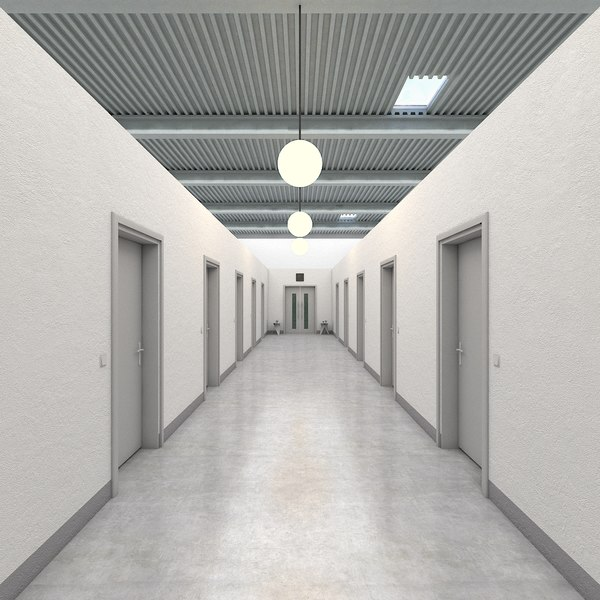
#> input picture content/origin_pic/pic1.jpg, 600 x 600 px; its folder holds 5 pictures in this run
$ python vp_function.py   (older library calls are emulated)
#> lines starting #> are read from the running program, lines starting #| are printed output that depends on the picture
import os
import cv2
import math
import numpy as np
from matplotlib import pyplot as plt
from PIL import Image, ImageDraw, ImageFont, ImageEnhance
# %matplotlib inline

REJECT_DEGREE_TH = 4.0

def FilterLines(Lines):
    FinalLines = []

    for Line in Lines:
        [[x1, y1, x2, y2]] = Line

        # Calculating equation of the line: y = mx + c
        if x1 != x2:
            m = (y2 - y1) / (x2 - x1)
        else:
            m = 100000000
        c = y2 - m*x2
        # theta will contain values between -90 -> +90.
        theta = math.degrees(math.atan(m))

        # Rejecting lines of slope near to 0 degree or 90 degree and storing others
        if REJECT_DEGREE_TH <= abs(theta) <= (90 - REJECT_DEGREE_TH):
            l = math.sqrt( (y2 - y1)**2 + (x2 - x1)**2 )    # length of the line
            FinalLines.append([x1, y1, x2, y2, m, c, l])

    if len(FinalLines) > 15:
        FinalLines = sorted(FinalLines, key=lambda x: x[-1], reverse=True)
        FinalLines = FinalLines[:15]

    return FinalLines

def GetLines(Image):
    GrayImage = cv2.cvtColor(Image, cv2.COLOR_BGR2GRAY)
    BlurGrayImage = cv2.GaussianBlur(GrayImage, (5, 5), 1)
    EdgeImage = cv2.Canny(BlurGrayImage, 40, 255)

    Lines = cv2.HoughLinesP(EdgeImage, 1, np.pi/180, 50, 10, 15)
    if Lines is None: exit(0)

    # Filtering Lines wrt angle
    FilteredLines = FilterLines(Lines)

    return FilteredLines

def GetVanishingPoint(Lines):
    VanishingPoint = None
    MinError = 100000000000
    for i in range(len(Lines)):
        for j in range(i+1, len(Lines)):
            m1, c1 = Lines[i][4], Lines[i][5]
            m2, c2 = Lines[j][4], Lines[j][5]
            if m1 != m2:
                x0 = (c1 - c2) / (m2 - m1)
                y0 = m1 * x0 + c1
                err = 0
                for k in range(len(Lines)):
                    m, c = Lines[k][4], Lines[k][5]
                    m_ = (-1 / m)
                    c_ = y0 - m_ * x0
                    x_ = (c - c_) / (m_ - m)
                    y_ = m_ * x_ + c_
                    l = math.sqrt((y_ - y0)**2 + (x_ - x0)**2)
                    err += l**2
                err = math.sqrt(err)

                if MinError > err:
                    MinError = err
                    VanishingPoint = [x0, y0]

    return VanishingPoint

def render_text(text):
    ttf = 'content/Arial.ttf'
    W, H = (450, 150)
    font = ImageFont.truetype(ttf, 100)

    wm = Image.new('RGBA',(W,H),(0,0,0,0))
    im = Image.new('RGBA',(W,H),(0,0,0,0))

    draw = ImageDraw.Draw(wm)
    w,h = draw.textsize(text, font)
    draw.text((0,0),text,(255,255,255),font)

    en = ImageEnhance.Brightness(wm)
    #en.putalpha(mask)
    mask = en.enhance(0.1)
    im.paste(wm,(25,25),mask)
    im.save('content/text.png')

    perspec_arr = [[33,44], [w+18,44], [33,h+25], [w+18,h+25]]
    return perspec_arr

def render_lines(origin_pic):
    GrayImage = cv2.cvtColor(origin_pic, cv2.COLOR_BGR2GRAY)
    BlurGrayImage = cv2.GaussianBlur(GrayImage, (5, 5), 1)
    EdgeImage = cv2.Canny(BlurGrayImage, 40, 255)
    Lines = cv2.HoughLinesP(EdgeImage, 1, np.pi/180, 50, 20, 15)
    return Lines

def render_vp(origin_pic):
    getlines = GetLines(origin_pic)
    VanishingPoint = GetVanishingPoint(getlines)
    v1 = int(VanishingPoint[0])
    v2 = int(VanishingPoint[1])
    return [v1,v2]

# [45 lines left out: functions img_process, create_video, not called in this run]

index_arr = [
              [[169, 17], [153, 54]],
              [[84, 10], [111, 102]],
              [[49,85], [31,59]],
              [[62, 16], [24, 39]],
              [[41, 83], [37, 5]],
              [[13, 31], [3, 44]],
              [[18,41], [27,27]],
              [[1, 1], [6, 6]],
              [[46, 46], [48, 48]],
              [[13,13], [-1,-1]]
             ]

def VP(img_index, enter_text):
#> called with img_index = '1', enter_text = ''
    img_index = int(img_index)
    origin_pic = cv2.imread('content/origin_pic/pic' + str(img_index) + '.jpg')
#> origin_pic is the input picture: shape (600, 600, 3); mean B, G, R 173.3, 176.4, 177.6

    perspec_arr = render_text(enter_text)
#> in render_text, `wm = Image.new('RGBA',(W,H),(0,0,0,0))`: wm: PIL image 450x150 RGBA; every value is 0
#> in render_text, `w,h = draw.textsize(text, font)`: w = 0
#> in render_text, `perspec_arr = [[33,44], [w+18,44], [33,h+25], [w+18,h+25]]`: perspec_arr = [[33, 44], [18, 44], [33, 25], [18, 25]]
#> perspec_arr = [[33, 44], [18, 44], [33, 25], [18, 25]]
    Lines = render_lines(origin_pic)
#> in render_lines, `EdgeImage = cv2.Canny(BlurGrayImage, 40, 255)`:
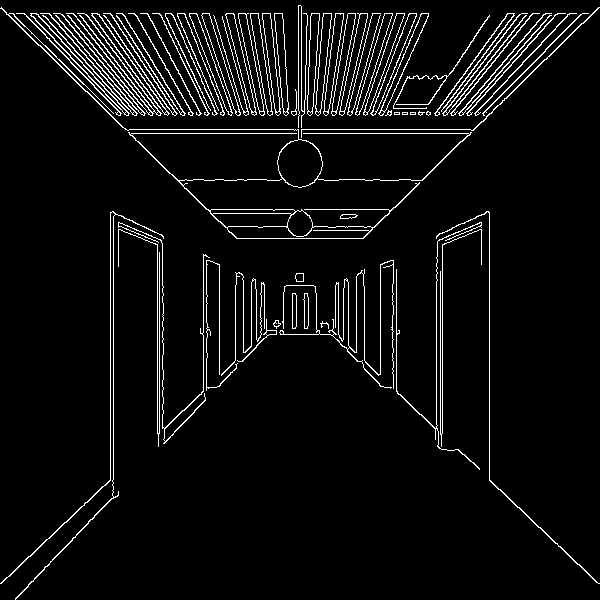
#> EdgeImage: shape (600, 600); 5.4% white in thin lines or dots
#> in render_lines, `Lines = cv2.HoughLinesP(EdgeImage, 1, np.pi/180, 50, 20, 15)`: Lines = 157 rows, first 6: [42, 48, 125, 129], [489, 480, 489, 212], [303, 133, 468, 133], [363, 238, 385, 215], [493, 110, 579, 26], [129, 129, 293, 129]
    v1 = render_vp(origin_pic)[0]
#> the loop in FilterLines, `for Line in Lines:` made 157 passes
#> (x1, y1, x2, y2, m, c, theta, l) on passes 1, 4, 5, 10, 11, 12, 14, 15, 17, 19, 20, 21: (42, 48, 125, 129, 0.976, 7.01, 44.3, 116), (363, 238, 385, 215, -1.05, 617.5, -46.27, 31.83), (493, 110, 579, 26, -0.977, 591.5, -44.33, 120.2), (482, 113, 581, 14, -1, 595, -45, 140), (88, 76, 122, 110, 1, -12, 45, 48.08), (40, 45, 56, 61, 1, 5, 45, 22.63), (181, 425, 205, 399, -1.08, 621.1, -47.29, 35.38), (13, 14, 83, 84, 1, 1, 45, 98.99), (422, 180, 467, 135, -1, 602, -45, 63.64), (138, 142, 227, 228, 0.966, 8.65, 44.02, 123.8), (8, 14, 32, 38, 1, 6, 45, 33.94), (476, 76, 526, 15, -1.22, 656.7, -50.66, 78.87)
#> (x1, y1, x2, y2, m, c, theta) on passes 2, 3, 6, 7, 8, 9: (489, 480, 489, 212, 100000000, -48899999788, 90), (303, 133, 468, 133, 0, 133, 0), (129, 129, 293, 129, 0, 129, 0), (110, 480, 110, 212, 100000000, -10999999788, 90), (113, 479, 113, 216, 100000000, -11299999784, 90), (442, 433, 442, 244, 100000000, -44199999756, 90)
#> after the loop in FilterLines, `for Line in Lines:`: FinalLines = 97 items
#> in FilterLines, `FinalLines = FinalLines[:15]`: FinalLines = 15 items
#> the loop in GetVanishingPoint, `for i in range(len(Lines)):` made 15 passes
#> after the loop in GetVanishingPoint, `for i in range(len(Lines)):`: MinError = 3.81; VanishingPoint = [299.1, 298.9]
#> in render_vp, `v1 = int(VanishingPoint[0])`: v1 = 299
#> in render_vp, `v2 = int(VanishingPoint[1])`: v2 = 298
#> v1 = 299
    v2 = render_vp(origin_pic)[1]
#> the loop in FilterLines (call 2), `for Line in Lines:` made 157 passes
#> the loop in GetVanishingPoint (call 2), `for i in range(len(Lines)):` made 15 passes

    ##### IMG + TEXT #####
    text_img = cv2.imread("content/text.png", cv2.IMREAD_UNCHANGED)

    if img_index==10: n = 350
    else: n = 100

    if img_index <= 3:
        for z in range(2):
            index = index_arr[img_index-1]
            for k in range(n):
                x = [ [50+k,150+k], [340+k,440+k] ]
                pts = []
                for i in index[z]:
                    m = (v2 - Lines[i][0][1]) / (v1 - Lines[i][0][0])
                    c = v2 - m*v1
                    pts.append([int(x[z][0]), int(m*x[z][0]+c)])
                    pts.append([int(x[z][1]), int(m*x[z][1]+c)])
                img_process(img_index, perspec_arr, pts, text_img, z, n, k)

    elif img_index == 4:
        for z in range(2):
            index = index_arr[img_index-1]
            for k in range(n):
                x = [ [50+k,150+k], [340+k,440+k] ]
                pts = []
                ccount = 0
                for i in index[z]:
                    m = (v2 - Lines[i][0][1]) / (v1 - Lines[i][0][0])
                    c = v2 - m*v1
                    if ccount==0: c+=50
                    pts.append([int(x[z][0]), int(m*x[z][0]+c)])
                    pts.append([int(x[z][1]), int(m*x[z][1]+c)])
                    ccount = 1
                img_process(img_index, perspec_arr, pts, text_img, z, n, k)

    elif img_index == 5:
        for z in range(2):
            index = index_arr[img_index-1]
            for k in range(n):
                x = [  [100+k,200+k], [400+k,500+k] ]
                pts = []
                for i in index[z]:
                    m = (v2 - Lines[i][0][1]) / (v1 - Lines[i][0][0])
                    c = v2 - m*v1
                    pts.append([int(x[z][0]), int(m*x[z][0]+c)])
                    pts.append([int(x[z][1]), int(m*x[z][1]+c)])
                img_process(img_index, perspec_arr, pts, text_img, z, n, k)

    elif img_index == 6:
        for z in range(2):
            index = index_arr[img_index-1]
            for k in range(n):
                x = [ [50+k,150+k], [340+k,440+k] ]
                pts = []
                ccount = 0
                for i in index[z]:
                    m = (v2 - Lines[i][0][1]) / (v1 - Lines[i][0][0])
                    c = v2 - m*v1
                    if ccount==0 and z==0: c+=50
                    pts.append([int(x[z][0]), int(m*x[z][0]+c)])
                    pts.append([int(x[z][1]), int(m*x[z][1]+c)])
                    ccount = 1
                img_process(img_index, perspec_arr, pts, text_img, z, n, k)

    elif img_index == 7:
        for z in range(2):
            index = index_arr[img_index-1]
            for k in range(n):
                x = [ [50+k,150+k], [340+k,440+k] ]
                pts = []
                ccount = 0
                for i in index[z]:
                    m = (v2 - Lines[i][0][1]) / (v1 - Lines[i][0][0])
                    if ccount==1 and z==1: m=m+1
                    c = v2 - m*v1
                    pts.append([int(x[z][0]), int(m*x[z][0]+c)])
                    pts.append([int(x[z][1]), int(m*x[z][1]+c)])
                    ccount = 1
                img_process(img_index, perspec_arr, pts, text_img, z, n, k)

    elif img_index == 8 or img_index == 9:
        for z in range(2):
            index = index_arr[img_index-1]
            for k in range(n):
                x = [ [50+k,150+k], [340+k,440+k] ]
                pts = []
                ccount = 0
                for i in index[z]:
                    m = (v2 - Lines[i][0][1]) / (v1 - Lines[i][0][0])
                    if ccount==0:
                        if z==0: m += 0.6
                        else: m -= 1
                    c = v2 - m*v1
                    pts.append([int(x[z][0]), int(m*x[z][0]+c)])
                    pts.append([int(x[z][1]), int(m*x[z][1]+c)])
                    ccount = 1
                img_process(img_index, perspec_arr, pts, text_img, z, n, k)

    else:
        z = 0
        index = index_arr[img_index-1]
        for k in range(n):
            x = [ [50+k,150+k], [340+k,440+k] ]
            pts = []
            ccount = 0
            for i in index[z]:
                m = (v2 - Lines[i][0][1]) / (v1 - Lines[i][0][0])
                if ccount==0: m += 0.6
                c = v2 - m*v1
                pts.append([int(x[z][0]), int(m*x[z][0]+c)])
                pts.append([int(x[z][1]), int(m*x[z][1]+c)])
                ccount = 1
            img_process(img_index, perspec_arr, pts, text_img, z, n, k)

    create_video(n)

    return

if __name__ == '__main__':
    # img_index = input()
    enter_text = input()
    path = "C:/Users/user/Downloads/origin_pic/pic1.jpg"
    img_index =path.split(".")[0].split("/")[-1][-1]
#> (the run stopped early here; a loop or call above may not have finished)
